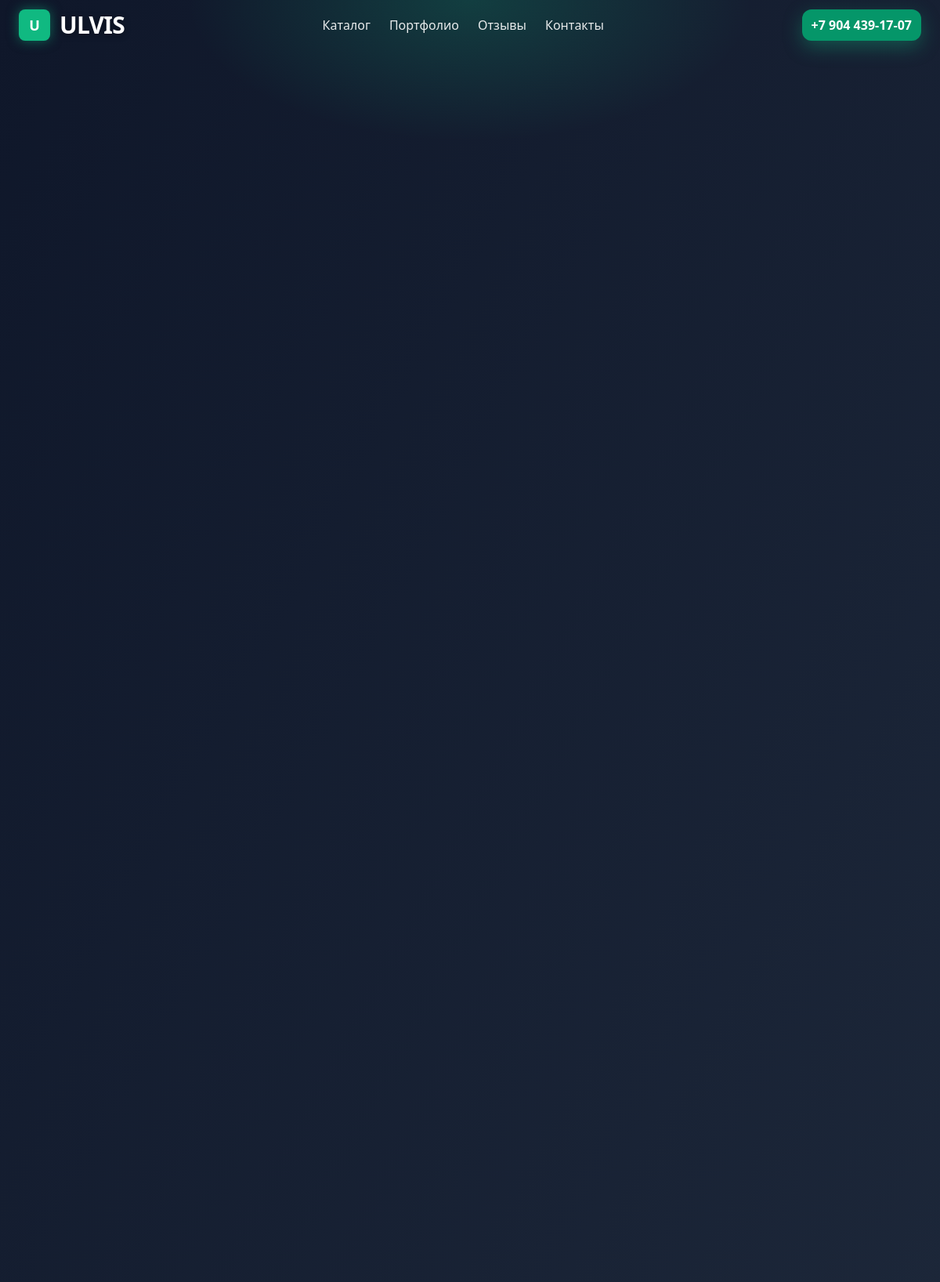
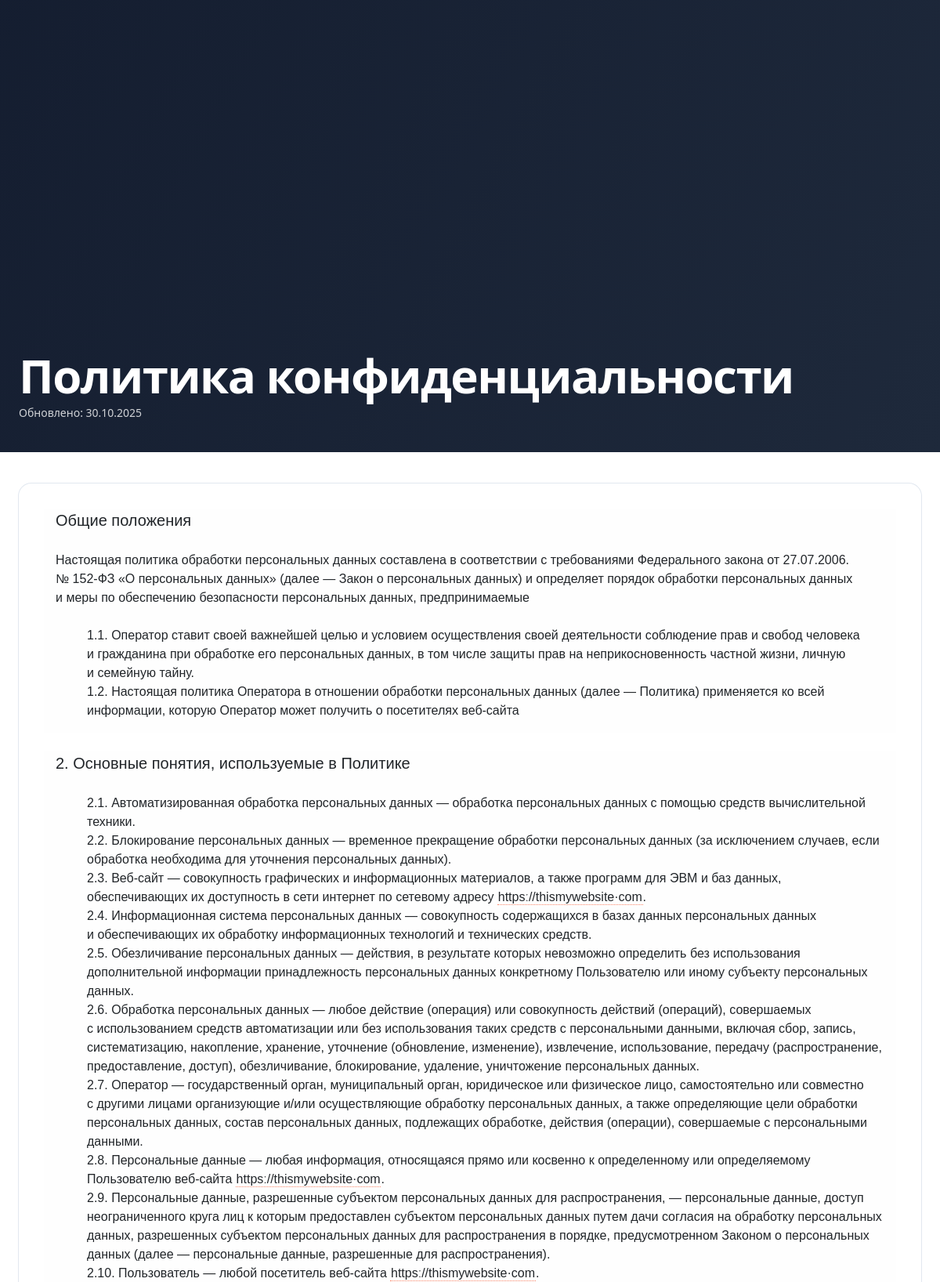
The app's page /privacy/ (upper part) with its own data (2 pictures, top to bottom).
### pages/models.py (models this page shows, shortened)
class ContactPage(models.Model):
    header_bg   = models.ImageField("Фон хедера", upload_to="contacts/", blank=True, null=True)
    title       = models.CharField("Заголовок", max_length=160, default="Контакты")
    subtitle    = models.CharField("Подзаголовок", max_length=240, blank=True)
    address     = models.CharField("Адрес", max_length=240, blank=True)
    phone       = models.CharField("Телефон", max_length=64, blank=True)
    email       = models.EmailField("Email", blank=True)
    whatsapp    = models.URLField("WhatsApp", blank=True)
    telegram    = models.URLField("Telegram", blank=True)
    vk          = models.URLField("VK", blank=True)
    schedule    = models.TextField("График работы", blank=True,
                    help_text="Каждую строку – отдельной строкой, например: Пн–Пт 10:00–20:00")
    requisites  = models.TextField("Реквизиты", blank=True)
    map_embed   = models.TextField("Карта (iframe-embed)", blank=True,
                    help_text='Вставь iframe от Яндекс/Google. Если заполнено – координаты ниже игнорятся.')
    map_lat     = models.DecimalField("Широта", max_digits=9, decimal_places=6, blank=True, null=True)
    map_lng     = models.DecimalField("Долгота", max_digits=9, decimal_places=6, blank=True, null=True)
    map_zoom    = models.PositiveSmallIntegerField("Зум", default=15)
    is_active   = models.BooleanField("Показывать", default=True)
    updated_at  = models.DateTimeField(auto_now=True)
    class Meta:
        verbose_name = "Страница «Контакты»"
        verbose_name_plural = "Страница «Контакты»"

class PrivacyPage(models.Model):
    title = models.CharField("Заголовок", max_length=160, default="Политика конфиденциальности")
    slug = models.SlugField(max_length=64, default="privacy", unique=True)
    content =  models.TextField("Текст", blank=True)
    is_active = models.BooleanField(default=True)
    updated_at = models.DateTimeField(auto_now=True)
    class Meta:
        verbose_name = "Политика конфиденциальности"
        verbose_name_plural = "Политики конфиденциальности"

### pages/views.py (the view)
# urls.py: path("privacy/", views.privacy_page, name="privacy"),
def privacy_page(request, slug="privacy"):
    page = PrivacyPage.objects.filter(is_active=True, slug=slug).first()
    if not page:
        raise Http404("Политика не найдена")
    ctx = {"page": page}
    ctx.update(get_contact_context())
    return render(request, "pages/privacy.html", ctx)

### pages/views.py (called while the page is built)
def get_contact_context():
    page = ContactPage.objects.filter(is_active=True).first()
    tel_href = None
    if page and page.phone:
        import re
        digits = re.sub(r"\D+", "", page.phone)
        if digits.startswith("8"):
            digits = "7" + digits[1:]
        if not digits.startswith("7"):
            digits = "7" + digits
        tel_href = f"+{digits}"
    return {"contact": page, "tel_href": tel_href}

### pages/templates/pages/privacy.html (shortened to what this page needs)
{% extends "base.html" %}
{% load static %}
{% block content %}
<section class="relative h-[38vh] min-h-[320px] overflow-hidden">
  <div class="absolute inset-0 bg-gradient-to-br from-slate-900 to-slate-800"></div>
  <div class="absolute inset-0 bg-[radial-gradient(600px_300px_at_50%_0%,rgba(16,185,129,.22),transparent_60%)]"></div>
  <div class="relative z-10 max-w-7xl mx-auto px-6 h-full flex items-end pb-10">
    <div class="text-white">
      <h1 class="text-4xl md:text-6xl font-black tracking-tight">{{ page.title }}</h1>
      <p class="text-white/80 mt-2 text-sm">Обновлено: {{ page.updated_at|date:"d.m.Y" }}</p>
    </div>
  </div>
</section>
<section class="max-w-7xl mx-auto px-6 py-10">
  <article class="prose prose-slate max-w-none bg-white rounded-2xl p-6 md:p-8 ring-1 ring-slate-200">
    {{ page.content|safe }}
  </article>
</section>
{% endblock %}

### pages/templates/partials/_header.html (shortened to what this page needs)
<header id="site-header"
  class="fixed inset-x-0 top-0 z-40 transition-all {{ header_class|default:'' }}">
  <div class="header-surface pointer-events-none absolute inset-0 transition-all"></div>
  <div class="relative max-w-7xl mx-auto px-4 md:px-6">
    <div class="h-16 flex items-center justify-between gap-4">
      <a href="/" class="shrink-0 flex items-center gap-3 select-none">
        <div class="w-10 h-10 rounded-lg bg-emerald-500 text-white font-black text-lg grid place-items-center shadow-[0_0_15px_rgba(16,185,129,0.5)]">U</div>
        <span class="font-black text-3xl tracking-tight text-white drop-shadow-[0_2px_4px_rgba(0,0,0,0.4)] leading-none">ULVIS</span>
      </a>
      <nav class="hidden md:flex items-center gap-6">
  <a href="/catalog/"   class="nav-link relative text-white/90 hover:text-emerald-400">Каталог</a>
  <a href="/#portfolio" class="nav-link relative text-white/90 hover:text-emerald-400">Портфолио</a>
  <a href="/#reviews"   class="nav-link relative text-white/90 hover:text-emerald-400">Отзывы</a>
  <a href="/contacts/"  class="nav-link relative text-white/90 hover:text-emerald-400">Контакты</a>
</nav>
      <div class="flex items-center gap-3">
        {% if contact and contact.phone %}
    <a href="tel:{{ tel_href|default:contact.phone }}"
       class="hidden sm:inline-flex h-10 items-center rounded-xl px-3 font-semibold text-white
              bg-emerald-600 hover:bg-emerald-500 transition shadow-[0_8px_24px_rgba(16,185,129,.35)]">
      {{ contact.phone }}
    </a>
  {% else %}
    <a href="tel:+78001234568"
       class="hidden sm:inline-flex h-10 items-center rounded-xl px-3 font-semibold text-white
              bg-emerald-600 hover:bg-emerald-500 transition shadow-[0_8px_24px_rgba(16,185,129,.35)]">
      8&nbsp;(800)&nbsp;123-45-68
    </a>
  {% endif %}
      </div>
    </div>
  </div>
</header>

### pages/static/css/main.css (style rules this page uses)
:root { --swiper-theme-color:#fff; --swiper-navigation-color:#fff; }
#site-header .header-surface { background: transparent; }
.nav-link { position:relative; padding:.25rem 0; }
.nav-link:after { content:""; position:absolute; left:0; bottom:-6px; height:2px; width:0; background: linear-gradient(90deg,#10b981,#34d399); transition:width .25s ease; }
.nav-link { transition: color .2s ease, text-shadow .3s ease; }

### pages/templates/base.html (style rules this page uses)
#site-header .header-surface { background: transparent; transition: background .3s ease, backdrop-filter .3s ease, box-shadow .3s ease; }

### records on screen
ContactPage: phone "+7 904 439-17-07"
PrivacyPage: title "Политика конфиденциальности", updated_at "30.10.2025", content "Общие положения Настоящая политика обработки персональных данных составлена в соответствии с требованиями Федерального закона от 27.07.2006. № 152-ФЗ «О персональных данных» (далее — Закон о персональных данных) и определяет порядок обработки персональных данных и меры по обеспечению безопасности персональных данных, предпринимаемые 1.1. Оператор ставит своей важнейшей целью и условием осуществления своей деятельности соблюдение прав и свобод человека и гражданина при обработке его персональных данных, в том числе защиты прав на неприкосновенность частной жизни, личную и семейную тайну. 1.2. Настоящая политика Оператора в отношении обработки персональных данных (далее — Политика)…"
